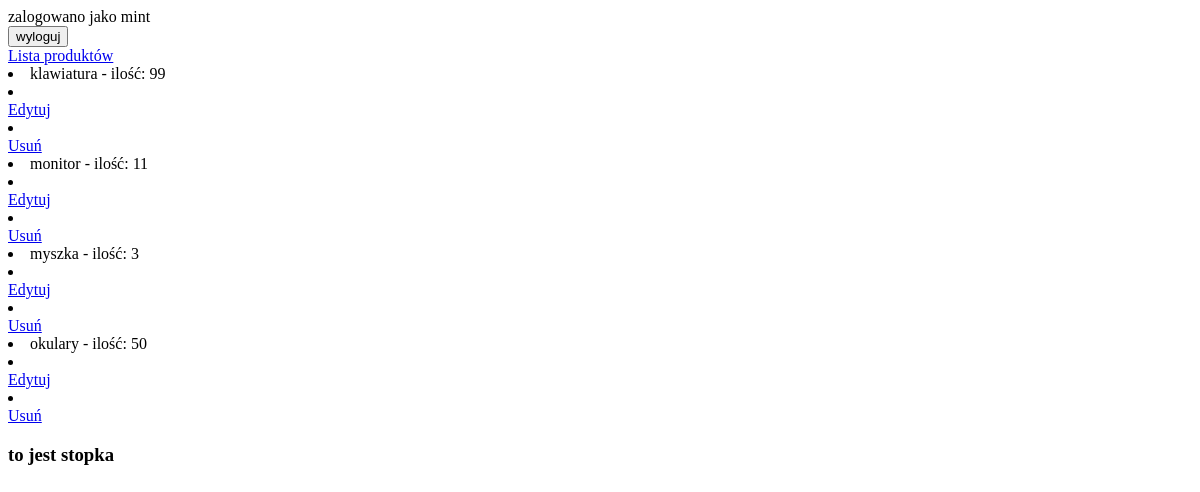
The page /products/ (signed in) on the database as committed earlier.
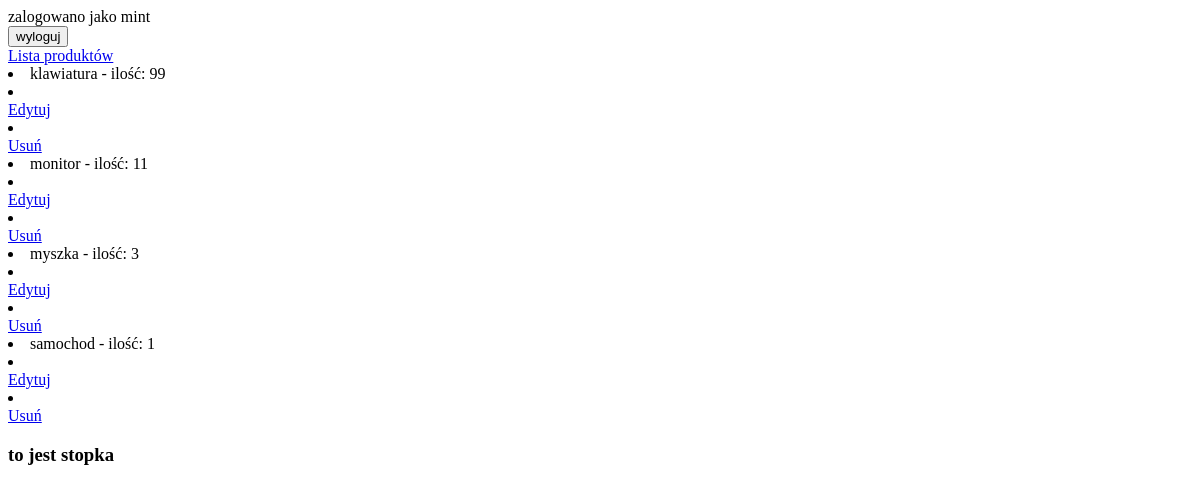
The same page on the database as committed later.
### inventory/models.py (models this page shows, shortened)
class Product(models.Model):
    name = models.CharField(max_length=200, null=False)
    quantity = models.IntegerField(default=0)
    created_at = models.DateTimeField(auto_now_add=True)
    class Meta:
        ordering = ['name']

### inventory/views.py (the view)
# urls.py: path('', views.product_list, name='product_list'),
@login_required
def product_list(request):
    products = Product.objects.all()
    return render(request, "inventory/product_list.html", {"products": products})

### inventory/templates/inventory/product_list.html
{% extends "base.html" %} {% block title %}Lista produktów {% endblock %}
{% block content %}
{% if products %}
{% for product in products %}
<li>{{product.name}} - ilość: {{ product.quantity }}</li>
<li>
  <nav>
    <a href="{% url 'edit_product' product.id %}"> Edytuj </a>
  </nav>
</li>
<li>
  <nav>
    <a href="{% url 'delete_product' product.id %}">Usuń</a>
  </nav>
</li>
{% endfor %}
{% else %}
<h1>"Brak produktów w magazynie."</h1>
{% endif %}
{% endblock %}

### templates/base.html (shortened to what this page needs)
<!DOCTYPE html>
<html lang="en">
<head>
</head>
<body>
    {% if request.user.is_authenticated %}
    zalogowano jako {{ request.user.username }}
    <form action="/accounts/logout/" method="post">
        <button type="submit">wyloguj</button>
    </form>
    {% else %}
    Niezalogowano
            <a href="/accounts/login/">
                Zaloguj
            </a>
    {% endif %}
    <nav>  <a href="/products/"> Lista produktów  </a></nav>
    {% block content %} {% endblock %}
    <footer><h3>to jest stopka</h3></footer>
</body>
</html>

Rows that differ between the two databases and show on the page:
removed Product: name "okulary", quantity "50"
added Product: name "samochod", quantity "1"
